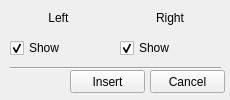
<?xml version="1.0" encoding="UTF-8"?>
<ui version="4.0">
 <class>ToolCamera</class>
 <widget class="QMainWindow" name="ToolCamera">
  <property name="geometry">
   <rect>
    <x>0</x>
    <y>0</y>
    <width>230</width>
    <height>100</height>
   </rect>
  </property>
  <property name="minimumSize">
   <size>
    <width>230</width>
    <height>100</height>
   </size>
  </property>
  <property name="maximumSize">
   <size>
    <width>230</width>
    <height>100</height>
   </size>
  </property>
  <property name="windowTitle">
   <string>Camera Setting</string>
  </property>
  <property name="windowIcon">
   <iconset resource="image.qrc">
    <normaloff>:/Image/Image/logo.PNG</normaloff>:/Image/Image/logo.PNG</iconset>
  </property>
  <widget class="QWidget" name="centralwidget">
   <widget class="QLabel" name="label">
    <property name="geometry">
     <rect>
      <x>10</x>
      <y>10</y>
      <width>100</width>
      <height>16</height>
     </rect>
    </property>
    <property name="text">
     <string>Left </string>
    </property>
    <property name="alignment">
     <set>Qt::AlignCenter</set>
    </property>
   </widget>
   <widget class="QLabel" name="label_2">
    <property name="geometry">
     <rect>
      <x>120</x>
      <y>10</y>
      <width>100</width>
      <height>16</height>
     </rect>
    </property>
    <property name="text">
     <string>Right</string>
    </property>
    <property name="alignment">
     <set>Qt::AlignCenter</set>
    </property>
   </widget>
   <widget class="QCheckBox" name="CB_Left_Show">
    <property name="geometry">
     <rect>
      <x>10</x>
      <y>40</y>
      <width>100</width>
      <height>16</height>
     </rect>
    </property>
    <property name="text">
     <string>Show</string>
    </property>
    <property name="checked">
     <bool>true</bool>
    </property>
   </widget>
   <widget class="QCheckBox" name="CB_Right_Show">
    <property name="geometry">
     <rect>
      <x>120</x>
      <y>40</y>
      <width>100</width>
      <height>16</height>
     </rect>
    </property>
    <property name="text">
     <string>Show</string>
    </property>
    <property name="checked">
     <bool>true</bool>
    </property>
   </widget>
   <widget class="QPushButton" name="PB_Cancel">
    <property name="geometry">
     <rect>
      <x>150</x>
      <y>70</y>
      <width>75</width>
      <height>23</height>
     </rect>
    </property>
    <property name="text">
     <string>Cancel</string>
    </property>
   </widget>
   <widget class="QPushButton" name="PB_Insert">
    <property name="geometry">
     <rect>
      <x>70</x>
      <y>70</y>
      <width>75</width>
      <height>23</height>
     </rect>
    </property>
    <property name="text">
     <string>Insert</string>
    </property>
   </widget>
   <widget class="Line" name="line">
    <property name="geometry">
     <rect>
      <x>10</x>
      <y>60</y>
      <width>211</width>
      <height>16</height>
     </rect>
    </property>
    <property name="orientation">
     <enum>Qt::Horizontal</enum>
    </property>
   </widget>
  </widget>
 </widget>
 <resources>
  <include location="image.qrc"/>
 </resources>
 <connections/>
</ui>
